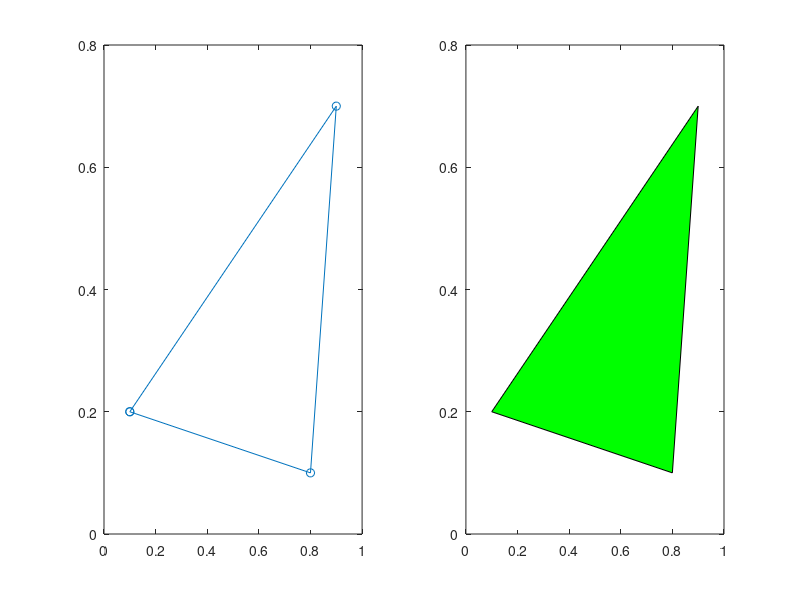

This chart was generated by the following MATLAB code:
% RitaTrianglar

x=[0.1 0.8 0.9 0.1];
y=[0.2, 0.1 0.7 0.2];
subplot(1,2,1)          % Delar in Figure i 1x2 delar och g¨or 1:a aktivt        
plot(x,y,'-o')          % ’-o’ förbinder med r¨ata linjer och markerar med ringar
axis([0 1 0 0.8])       % Ger lite "luft’ runt triangeln

subplot(1,2,2)          % Delar in Figure i 1x2 delar och gör 2:a aktivt
fill(x,y,'g')           % Fyller triangeln med grön färg
axis([0 1 0 0.8])